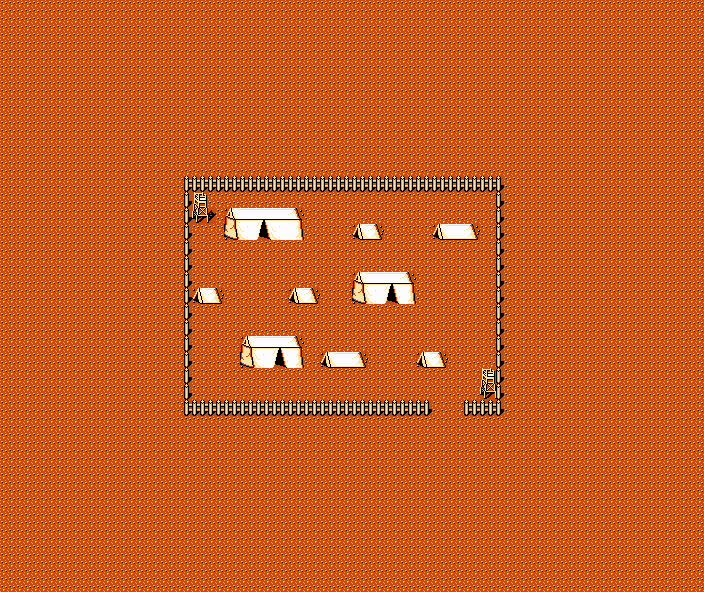

Below is a game level as drawn by its tile map, then a one-line description and the .tmx file that defines it, in full:
An orthogonal 44x37 tile map with 16x16 px tiles, 1 tile layer (Tile Layer 1).

<map version="1.0" orientation="orthogonal" renderorder="right-down" width="44" height="37" tilewidth="16" tileheight="16" nextobjectid="1">
 <tileset firstgid="1" source="camps.tsx" />
 <layer name="Tile Layer 1" width="44" height="37">
  <data encoding="csv">
17,17,17,17,17,17,17,17,17,17,17,17,17,17,17,17,17,17,17,17,17,17,17,17,17,17,17,17,17,17,17,17,17,17,17,17,17,17,17,17,17,17,17,17,
17,17,17,17,17,17,17,17,17,17,17,17,17,17,17,17,17,17,17,17,17,17,17,17,17,17,17,17,17,17,17,17,17,17,17,17,17,17,17,17,17,17,17,17,
17,17,17,17,17,17,17,17,17,17,17,17,17,17,17,17,17,17,17,17,17,17,17,17,17,17,17,17,17,17,17,17,17,17,17,17,17,17,17,17,17,17,17,17,
17,17,17,17,17,17,17,17,17,17,17,17,17,17,17,17,17,17,17,17,17,17,17,17,17,17,17,17,17,17,17,17,17,17,17,17,17,17,17,17,17,17,17,17,
17,17,17,17,17,17,17,17,17,17,17,17,17,17,17,17,17,17,17,17,17,17,17,17,17,17,17,17,17,17,17,17,17,17,17,17,17,17,17,17,17,17,17,17,
17,17,17,17,17,17,17,17,17,17,17,17,17,17,17,17,17,17,17,17,17,17,17,17,17,17,17,17,17,17,17,17,17,17,17,17,17,17,17,17,17,17,17,17,
17,17,17,17,17,17,17,17,17,17,17,17,17,17,17,17,17,17,17,17,17,17,17,17,17,17,17,17,17,17,17,17,17,17,17,17,17,17,17,17,17,17,17,17,
17,17,17,17,17,17,17,17,17,17,17,17,17,17,17,17,17,17,17,17,17,17,17,17,17,17,17,17,17,17,17,17,17,17,17,17,17,17,17,17,17,17,17,17,
17,17,17,17,17,17,17,17,17,17,17,17,17,17,17,17,17,17,17,17,17,17,17,17,17,17,17,17,17,17,17,17,17,17,17,17,17,17,17,17,17,17,17,17,
17,17,17,17,17,17,17,17,17,17,17,17,17,17,17,17,17,17,17,17,17,17,17,17,17,17,17,17,17,17,17,17,17,17,17,17,17,17,17,17,17,17,17,17,
17,17,17,17,17,17,17,17,17,17,17,17,17,17,17,17,17,17,17,17,17,17,17,17,17,17,17,17,17,17,17,17,17,17,17,17,17,17,17,17,17,17,17,17,
17,17,17,17,17,17,17,17,17,17,17,14,12,12,12,12,12,12,12,12,12,12,12,12,12,12,12,12,12,12,12,11,17,17,17,17,17,17,17,17,17,17,17,17,
17,17,17,17,17,17,17,17,17,17,17,15,16,17,17,17,17,17,17,17,17,17,17,17,17,17,17,17,17,17,17,11,17,17,17,17,17,17,17,17,17,17,17,17,
17,17,17,17,17,17,17,17,17,17,17,15,21,22,1,2,3,4,5,17,17,17,17,17,17,17,17,17,17,17,17,11,17,17,17,17,17,17,17,17,17,17,17,17,
17,17,17,17,17,17,17,17,17,17,17,15,17,17,6,7,8,9,10,17,17,17,18,20,17,17,17,18,19,20,17,11,17,17,17,17,17,17,17,17,17,17,17,17,
17,17,17,17,17,17,17,17,17,17,17,15,17,17,17,17,17,17,17,17,17,17,17,17,17,17,17,17,17,17,17,11,17,17,17,17,17,17,17,17,17,17,17,17,
17,17,17,17,17,17,17,17,17,17,17,15,17,17,17,17,17,17,17,17,17,17,17,17,17,17,17,17,17,17,17,11,17,17,17,17,17,17,17,17,17,17,17,17,
17,17,17,17,17,17,17,17,17,17,17,15,17,17,17,17,17,17,17,17,17,17,1,2,3,5,17,17,17,17,17,11,17,17,17,17,17,17,17,17,17,17,17,17,
17,17,17,17,17,17,17,17,17,17,17,15,18,20,17,17,17,17,18,20,17,17,6,7,8,10,17,17,17,17,17,11,17,17,17,17,17,17,17,17,17,17,17,17,
17,17,17,17,17,17,17,17,17,17,17,15,17,17,17,17,17,17,17,17,17,17,17,17,17,17,17,17,17,17,17,11,17,17,17,17,17,17,17,17,17,17,17,17,
17,17,17,17,17,17,17,17,17,17,17,15,17,17,17,17,17,17,17,17,17,17,17,17,17,17,17,17,17,17,17,11,17,17,17,17,17,17,17,17,17,17,17,17,
17,17,17,17,17,17,17,17,17,17,17,15,17,17,17,1,2,3,5,17,17,17,17,17,17,17,17,17,17,17,17,11,17,17,17,17,17,17,17,17,17,17,17,17,
17,17,17,17,17,17,17,17,17,17,17,15,17,17,17,6,7,8,10,17,18,19,20,17,17,17,18,20,17,17,17,11,17,17,17,17,17,17,17,17,17,17,17,17,
17,17,17,17,17,17,17,17,17,17,17,15,17,17,17,17,17,17,17,17,17,17,17,17,17,17,17,17,17,17,16,11,17,17,17,17,17,17,17,17,17,17,17,17,
17,17,17,17,17,17,17,17,17,17,17,15,17,17,17,17,17,17,17,17,17,17,17,17,17,17,17,17,17,17,21,11,17,17,17,17,17,17,17,17,17,17,17,17,
17,17,17,17,17,17,17,17,17,17,17,14,12,12,12,12,12,12,12,12,12,12,12,12,12,12,13,17,17,12,12,11,17,17,17,17,17,17,17,17,17,17,17,17,
17,17,17,17,17,17,17,17,17,17,17,17,17,17,17,17,17,17,17,17,17,17,17,17,17,17,17,17,17,17,17,17,17,17,17,17,17,17,17,17,17,17,17,17,
17,17,17,17,17,17,17,17,17,17,17,17,17,17,17,17,17,17,17,17,17,17,17,17,17,17,17,17,17,17,17,17,17,17,17,17,17,17,17,17,17,17,17,17,
17,17,17,17,17,17,17,17,17,17,17,17,17,17,17,17,17,17,17,17,17,17,17,17,17,17,17,17,17,17,17,17,17,17,17,17,17,17,17,17,17,17,17,17,
17,17,17,17,17,17,17,17,17,17,17,17,17,17,17,17,17,17,17,17,17,17,17,17,17,17,17,17,17,17,17,17,17,17,17,17,17,17,17,17,17,17,17,17,
17,17,17,17,17,17,17,17,17,17,17,17,17,17,17,17,17,17,17,17,17,17,17,17,17,17,17,17,17,17,17,17,17,17,17,17,17,17,17,17,17,17,17,17,
17,17,17,17,17,17,17,17,17,17,17,17,17,17,17,17,17,17,17,17,17,17,17,17,17,17,17,17,17,17,17,17,17,17,17,17,17,17,17,17,17,17,17,17,
17,17,17,17,17,17,17,17,17,17,17,17,17,17,17,17,17,17,17,17,17,17,17,17,17,17,17,17,17,17,17,17,17,17,17,17,17,17,17,17,17,17,17,17,
17,17,17,17,17,17,17,17,17,17,17,17,17,17,17,17,17,17,17,17,17,17,17,17,17,17,17,17,17,17,17,17,17,17,17,17,17,17,17,17,17,17,17,17,
17,17,17,17,17,17,17,17,17,17,17,17,17,17,17,17,17,17,17,17,17,17,17,17,17,17,17,17,17,17,17,17,17,17,17,17,17,17,17,17,17,17,17,17,
17,17,17,17,17,17,17,17,17,17,17,17,17,17,17,17,17,17,17,17,17,17,17,17,17,17,17,17,17,17,17,17,17,17,17,17,17,17,17,17,17,17,17,17,
17,17,17,17,17,17,17,17,17,17,17,17,17,17,17,17,17,17,17,17,17,17,17,17,17,17,17,17,17,17,17,17,17,17,17,17,17,17,17,17,17,17,17,17
</data>
 </layer>
</map>
